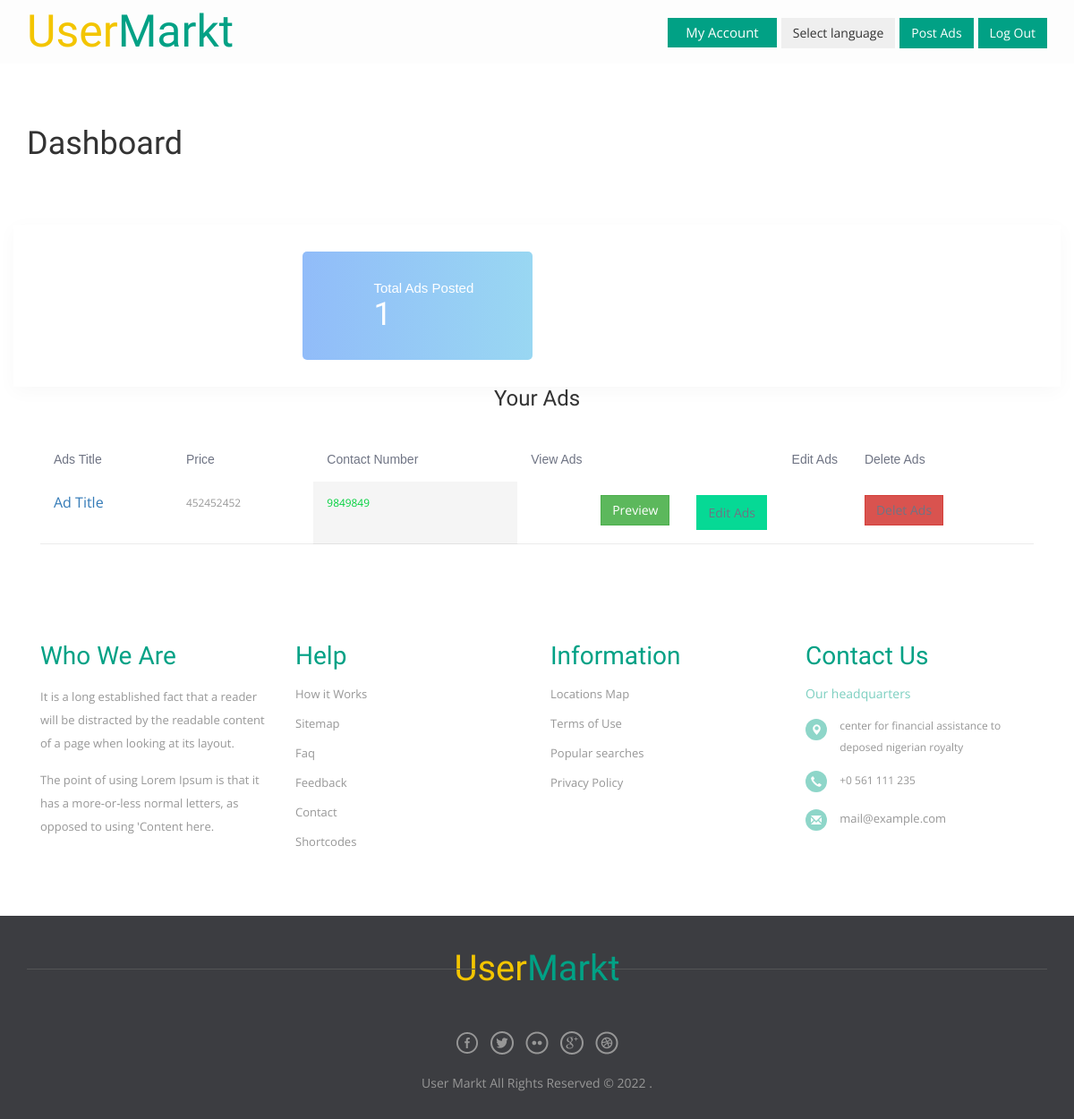
/profile/user-dashboard.php (signed in), run on an earlier commit of the app's database.
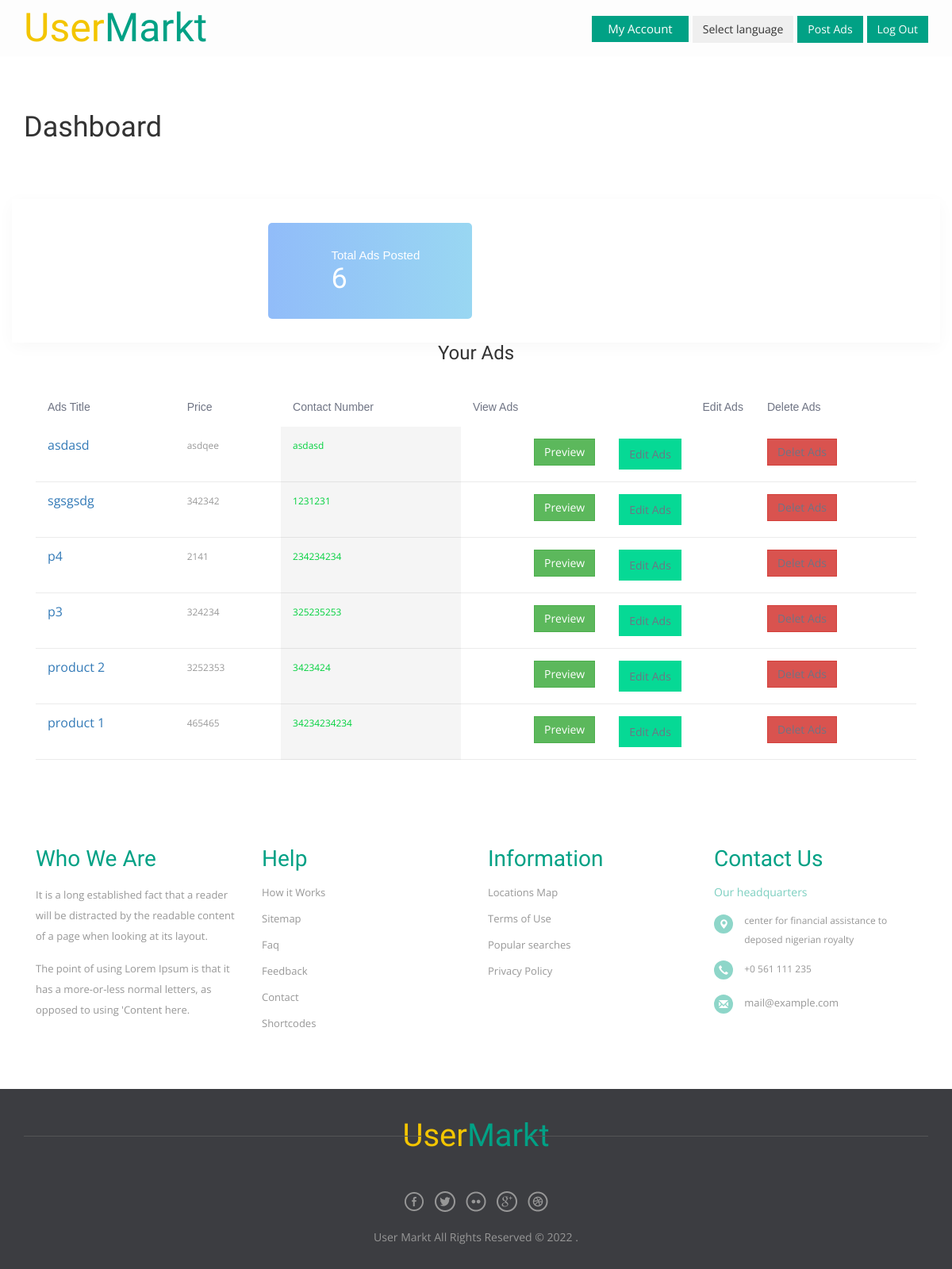
And on a later commit of the database.
### tables this page shows
CREATE TABLE `adds` (
  `id` int(11) NOT NULL,
  `P_title` varchar(250) NOT NULL,
  `P_catagory` int(11) NOT NULL,
  `p_sub_catagory` int(11) NOT NULL,
  `p_decription` text NOT NULL,
  `P_city` varchar(250) NOT NULL,
  `p_sate` varchar(250) NOT NULL,
  `p_price` varchar(250) NOT NULL,
  `p_condition` varchar(250) NOT NULL,
  `P_item_type` varchar(250) NOT NULL,
  `p_contact_number` varchar(250) NOT NULL,
  `P_imag1` varchar(250) NOT NULL,
  `P_imag2` varchar(250) NOT NULL,
  `P_imag3` varchar(250) NOT NULL,
  `P_imag4` varchar(250) NOT NULL,
  `time` timestamp NOT NULL DEFAULT current_timestamp(),
  `city` varchar(250) NOT NULL,
  `county` varchar(250) NOT NULL,
  `zip_code` varchar(250) NOT NULL,
  `uni_id` varchar(250) NOT NULL
);

### lib/view.php (called while the page is built, shortened)
<?php
Class Database{
	public $host   = DB_HOST;
	public $user   = DB_USER;
	public $pass   = DB_PASS;
	public $dbname = DB_NAME;
	public $link;
	private function connectDB(){
	$this->link = new mysqli($this->host, $this->user, $this->pass, $this->dbname);
 }
	public function select($query){
		$result = $this->link->query($query) or die($this->link->error.__LINE__);
		if($result->num_rows > 0){
			return $result;
		} else {
			return false;
		}
	}
}

### profile/user-dashboard.php (the view, shortened to what this page needs)
<?php include 'inc/hader.php';
$uni_id = $_SESSION['uni_id'];
$ii=0;
?>
    <div class="alice-bg padding-top-70 padding-bottom-70">
      <div class="container">
        <div class="row">
          <div class="col-md-6">
            <div class="breadcrumb-area">
              <h1>Dashboard</h1>
            </div>
          </div>
          <div class="col-md-6">
          </div>
        </div>
      </div>
    </div>
    <div class="alice-bg section-padding-bottom">
      <div class="container no-gliters">
        <div class="row no-gliters">
          <div class="col">
            <div class="dashboard-container">
              <div class="dashboard-content-wrapper">
                <div class="dashboard-section user-statistic-block">
                  <div class="user-statistic">
                   <?php
                   $get_drow='';
                       $sql = $con->query("SELECT id FROM adds WHERE uni_id='$uni_id'");
                       if (!empty($sql) && $sql->num_rows > 0)
                         $get_drow=$sql->num_rows;
                         for ($i=0; $i < $get_drow; $i++) {
                           $ii++; }  ?>
                    <span>Total Ads Posted</span>
                     <h3><?php echo $ii;?></h3>
                  </div>
                </div>
              </div>
              </div>
            </div>
          </div>
        </div>
      </div>
<center><h3>Your Ads</h3></center>
              <div class="dashboard-content-wrapper container">
                <div class="manage-job-container">
                  <table class="table">
                    <thead>
                      <tr>
                        <th>Ads Title</th>
                        <th>Price</th>
                        <th>Contact Number</th>
                        <th>View Ads</th>
                        <th class="action">Edit Ads</th>
                        <th>Delete Ads</th>
                      </tr>
                    </thead>
                    <tbody>
                      <?php
                            $query = "select * from adds WHERE uni_id='$uni_id' order by id desc";
                            $post = $db->select($query);
                            if ($post) {
                              while ($result= $post -> fetch_assoc()) {
                        ?>
                      <tr class="job-items">
                        <td class="title">
                          <h5><a href="#"><?php echo $result['P_title']; ?></a></h5>
                        </td>
                        <td class=""><?php echo $result['p_price']; ?></td>
                        <td class="status active"><?php echo $result['p_contact_number']; ?></td>
                        <td class="action">
                          <a class="btn btn-success" href="../single.php? $id=<?php echo $result['id']; ?>" title="Preview">Preview</a>
                        </td>
                        <td class="application">
                          <a class="btn btn-warning" href="edit-adds.php? $id=<?php echo $result['id']; ?>"  title="Edit">Edit Ads</a>
                        </td>
                        <td class="application">
                          <a class="btn btn-danger" href="?delid=<?php echo $result['id']; ?>" >Delet Ads</a>
                        </td>
                      </tr>
  <?php }}?>
                    </tbody>
                  </table>
                </div>
              </div>
<?php include 'inc/foter.php';?>

What changed in the data, as far as the page shows it:
removed adds: P_title "Ad Title", p_price "452452452", p_contact_number "9849849"
added adds: P_title "asdasd", p_price "asdqee", p_contact_number "asdasd"
added adds: P_title "sgsgsdg", p_price "342342", p_contact_number "1231231"
added adds: P_title "p4", p_price "2141", p_contact_number "234234234"
added adds: P_title "p3", p_price "324234", p_contact_number "325235253"
added adds: P_title "product 2", p_price "3252353", p_contact_number "3423424"
added adds: P_title "product 1", p_price "465465", p_contact_number "34234234234"
Also different on the page:
$ii: "1" → "6"
